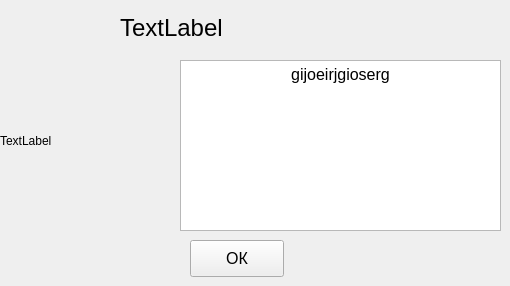
  <widget class="QWidget" name="centralwidget">
   <widget class="QPushButton" name="close_window_button">
    <property name="geometry">
     <rect>
      <x>190</x>
      <y>240</y>
      <width>94</width>
      <height>37</height>
     </rect>
    </property>
    <property name="font">
     <font>
      <pointsize>12</pointsize>
      <weight>50</weight>
      <italic>false</italic>
      <bold>false</bold>
     </font>
    </property>
    <property name="text">
     <string>ОК</string>
    </property>
   </widget>
   <widget class="QLabel" name="label">
    <property name="geometry">
     <rect>
      <x>0</x>
      <y>50</y>
      <width>181</width>
      <height>181</height>
     </rect>
    </property>
    <property name="text">
     <string>TextLabel</string>
    </property>
   </widget>
   <widget class="QTextEdit" name="message">
    <property name="geometry">
     <rect>
      <x>180</x>
      <y>60</y>
      <width>321</width>
      <height>171</height>
     </rect>
    </property>
    <property name="font">
     <font>
      <pointsize>12</pointsize>
      <weight>50</weight>
      <bold>false</bold>
     </font>
    </property>
    <property name="html">
     <string>&lt;!DOCTYPE HTML PUBLIC &quot;-//W3C//DTD HTML 4.0//EN&quot; &quot;http://www.w3.org/TR/REC-html40/strict.dtd&quot;&gt;
&lt;html&gt;&lt;head&gt;&lt;meta name=&quot;qrichtext&quot; content=&quot;1&quot; /&gt;&lt;style type=&quot;text/css&quot;&gt;
p, li { white-space: pre-wrap; }
&lt;/style&gt;&lt;/head&gt;&lt;body style=&quot; font-family:'JetBrains Mono'; font-size:12pt; font-weight:400; font-style:normal;&quot;&gt;
&lt;p align=&quot;center&quot; style=&quot; margin-top:0px; margin-bottom:0px; margin-left:0px; margin-right:0px; -qt-block-indent:0; text-indent:0px;&quot;&gt;gijoeirjgioserg&lt;/p&gt;
&lt;p align=&quot;center&quot; style=&quot;-qt-paragraph-type:empty; margin-top:0px; margin-bottom:0px; margin-left:0px; margin-right:0px; -qt-block-indent:0; text-indent:0px;&quot;&gt;&lt;br /&gt;&lt;/p&gt;&lt;/body&gt;&lt;/html&gt;</string>
    </property>
   </widget>
   <widget class="QLabel" name="time">
    <property name="geometry">
     <rect>
      <x>120</x>
      <y>7</y>
      <width>341</width>
      <height>41</height>
     </rect>
    </property>
    <property name="font">
     <font>
      <pointsize>18</pointsize>
      <weight>50</weight>
      <bold>false</bold>
     </font>
    </property>
    <property name="text">
     <string>TextLabel</string>
    </property>
   </widget>
  </widget>
